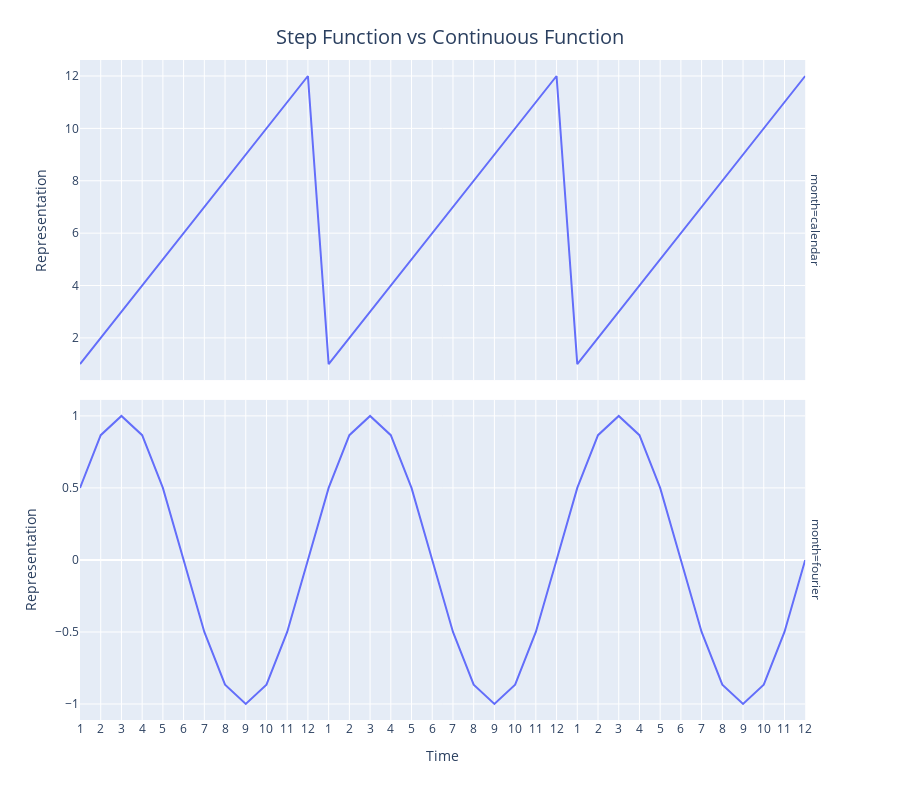

Notebook cell for this chart:
### Code cell
fig = px.line(plot_df, x="index", y="Representation", facet_row="month")
fig.update_layout(
            autosize=False,
            width=900,
            height=800,
            title_text="Step Function vs Continuous Function",
            title={
            'x':0.5,
            'xanchor': 'center',
            'yanchor': 'top'},
            titlefont={
                "size": 20
            },
            legend_title = None,
            # yaxis=dict(
            #     # title_text=ylabel,
            #     # titlefont=dict(size=12),
            # ),
            xaxis=dict(
                title_text="Time",
                # titlefont=dict(size=12),
            )
        )
fig.update_yaxes(matches=None)
fig.update_xaxes(
    ticktext=np.arange(1,13).tolist()*3,
    tickvals=np.arange(len(plot_df))+1,
)
fig.write_image(f"imgs/chapter_6/fourier.png")
fig.show()

### Figure 1 — Plotly figure (JSON) as saved in the notebook; plotly's stock layout.template omitted (floating-point values rounded to 4 significant figures)
{"data": [{"hovertemplate": "month=calendar<br>index=%{x}<br>Representation=%{y}<extra></extra>", "legendgroup": "", "line": {"color": "#636efa", "dash": "solid"}, "marker": {"symbol": "circle"}, "mode": "lines", "name": "", "orientation": "v", "showlegend": false, "type": "scatter", "x": [1, 2, 3, 4, 5, 6, 7, 8, 9, 10, 11, 12, 13, 14, 15, 16, 17, 18, 19, 20, 21, 22, 23, 24, 25, 26, 27, 28, 29, 30, 31, 32, 33, 34, 35, 36], "xaxis": "x2", "y": [1, 2, 3, 4, 5, 6, 7, 8, 9, 10, 11, 12, 1, 2, 3, 4, 5, 6, 7, 8, 9, 10, 11, 12, 1, 2, 3, 4, 5, 6, 7, 8, 9, 10, 11, 12], "yaxis": "y2"}, {"hovertemplate": "month=fourier<br>index=%{x}<br>Representation=%{y}<extra></extra>", "legendgroup": "", "line": {"color": "#636efa", "dash": "solid"}, "marker": {"symbol": "circle"}, "mode": "lines", "name": "", "orientation": "v", "showlegend": false, "type": "scatter", "x": [1, 2, 3, 4, 5, 6, 7, 8, 9, 10, 11, 12, 13, 14, 15, 16, 17, 18, 19, 20, 21, 22, 23, 24, 25, 26, 27, 28, 29, 30, 31, 32, 33, 34, 35, 36], "xaxis": "x", "y": [0.5, 0.866, 1, 0.866, 0.5, 1.225e-16, -0.5, -0.866, -1, -0.866, -0.5, -2.449e-16, 0.5, 0.866, 1, 0.866, 0.5, 1.225e-16, -0.5, -0.866, -1, -0.866, -0.5, -2.449e-16, 0.5, 0.866, 1, 0.866, 0.5, 1.225e-16, -0.5, -0.866, -1, -0.866, -0.5, -2.449e-16], "yaxis": "y"}], "layout": {"annotations": [{"font": {}, "showarrow": false, "text": "month=fourier", "textangle": 90, "x": 0.98, "xanchor": "left", "xref": "paper", "y": 0.2425, "yanchor": "middle", "yref": "paper"}, {"font": {}, "showarrow": false, "text": "month=calendar", "textangle": 90, "x": 0.98, "xanchor": "left", "xref": "paper", "y": 0.7575, "yanchor": "middle", "yref": "paper"}], "autosize": false, "height": 800, "legend": {"title": {}, "tracegroupgap": 0}, "margin": {"t": 60}, "title": {"font": {"size": 20}, "text": "Step Function vs Continuous Function", "x": 0.5, "xanchor": "center", "yanchor": "top"}, "width": 900, "xaxis": {"anchor": "y", "autorange": true, "domain": [0, 0.98], "range": [1, 36], "ticktext": [1, 2, 3, 4, 5, 6, 7, 8, 9, 10, 11, 12, 1, 2, 3, 4, 5, 6, 7, 8, 9, 10, 11, 12, 1, 2, 3, 4, 5, 6, 7, 8, 9, 10, 11, 12], "tickvals": [1, 2, 3, 4, 5, 6, 7, 8, 9, 10, 11, 12, 13, 14, 15, 16, 17, 18, 19, 20, 21, 22, 23, 24, 25, 26, 27, 28, 29, 30, 31, 32, 33, 34, 35, 36, 37, 38, 39, 40, 41, 42, 43, 44, 45, 46, 47, 48, 49, 50, 51, 52, 53, 54, 55, 56, 57, 58, 59, 60, 61, 62, 63, 64, 65, 66, 67, 68, 69, 70, 71, 72], "title": {"text": "Time"}, "type": "linear"}, "xaxis2": {"anchor": "y2", "autorange": true, "domain": [0, 0.98], "matches": "x", "range": [1, 36], "showticklabels": false, "ticktext": [1, 2, 3, 4, 5, 6, 7, 8, 9, 10, 11, 12, 1, 2, 3, 4, 5, 6, 7, 8, 9, 10, 11, 12, 1, 2, 3, 4, 5, 6, 7, 8, 9, 10, 11, 12], "tickvals": [1, 2, 3, 4, 5, 6, 7, 8, 9, 10, 11, 12, 13, 14, 15, 16, 17, 18, 19, 20, 21, 22, 23, 24, 25, 26, 27, 28, 29, 30, 31, 32, 33, 34, 35, 36, 37, 38, 39, 40, 41, 42, 43, 44, 45, 46, 47, 48, 49, 50, 51, 52, 53, 54, 55, 56, 57, 58, 59, 60, 61, 62, 63, 64, 65, 66, 67, 68, 69, 70, 71, 72], "type": "linear"}, "yaxis": {"anchor": "x", "autorange": true, "domain": [0, 0.485], "range": [-1.111, 1.111], "title": {"text": "Representation"}, "type": "linear"}, "yaxis2": {"anchor": "x2", "autorange": true, "domain": [0.515, 1], "range": [0.3889, 12.61], "title": {"text": "Representation"}, "type": "linear"}}}
